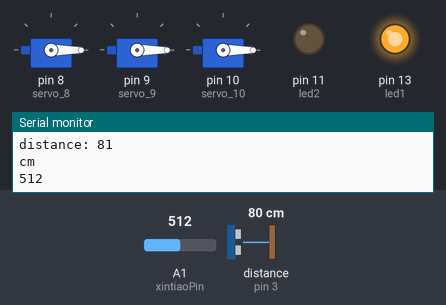
Bench run of a sketch on a simulated Arduino Uno, built with avr-gcc and run on an emulated ATmega328P. Shown: 3 × servo, output pins drawn as LEDs (lit = HIGH), the last lines printed to the serial monitor. The test bench sets the inputs (shaded band); at power-on: distance to the obstacle (sensor on pin 3) 80 cm, A1 (xintiaoPin) = 512. The echo pulse lasts 58.3 µs per cm.

Above: at 1.2 s.
1.3 s: distance to the obstacle (sensor on pin 3) set to 44 cm
4.3 s: distance to the obstacle (sensor on pin 3) set to 40 cm
At 5.4 s:
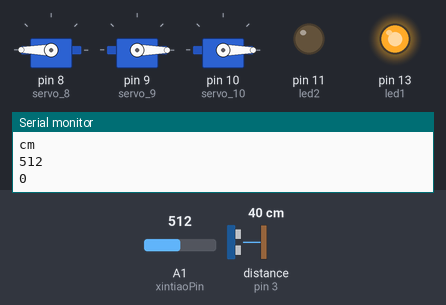
7.3 s: A1 (xintiaoPin) set to 354
10.3 s: A1 (xintiaoPin) set to 329
At 12.6 s:
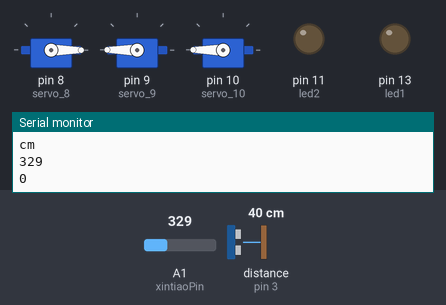
12.9 s: distance to the obstacle (sensor on pin 3) set to 2 cm
At 13.8 s:
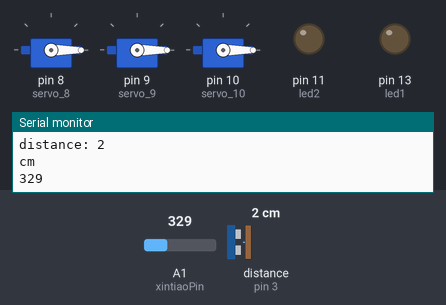
14.5 s: distance to the obstacle (sensor on pin 3) set to 5 cm
At 15.0 s:
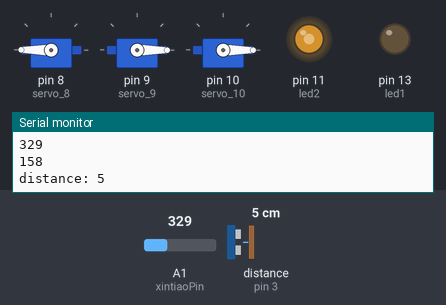
Timing chart, 0 to 18.5 s (numbered marks = the images above; inputs shaded):
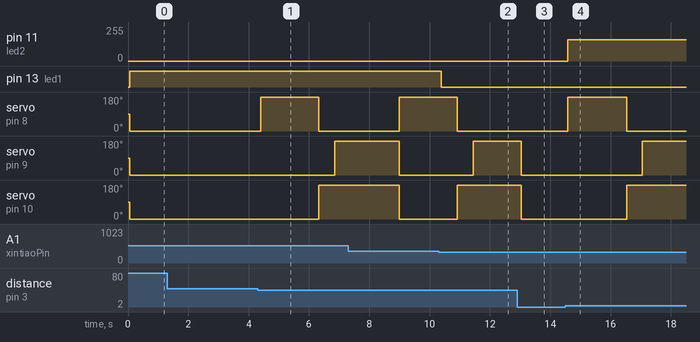

The sketch:

arduino__miilis.ino
```cpp
// Include necessary libraries
#include <Servo.h>                  //for airpump
#include <NewPing.h>                //for distance monitor
#include <PulseSensorPlayground.h>  // Includes the PulseSensorPlayground Library.


// Define pins for air pumps, air valve, LEDs, and ultrasonic sensor
Servo servo_8;
Servo servo_9;
Servo servo_10;

const int led2 = 11;
const int triggerPin = 2;
const int echoPin = 3;

int xintiaoPin = 1;   // heartmonitor input A1
int led1 = 13;        // led1 output
int Threshold = 550;  // Determine which Signal to "count as a beat" and which to ignore.


// Define constants for ultrasonic sensor
const int maxDistance = 200;
NewPing sonar(triggerPin, echoPin, maxDistance);

//defines for smoothing the distance
const int numReadings = 5;

int readings[numReadings];  // the readings from the analog input
int readIndex = 0;          // the index of the current reading
int total = 0;              // the running total
int average = 0;            // the average


// Define variables for timing
unsigned long previousMillis = 0;
unsigned long previousMillis0 = 0;
unsigned long led2previousMillis = 0;
unsigned long led1previousMillis = 0;
const long interval = 4000;         // 4 seconds interval
unsigned long led1Millis = 0;       //timetable for LED1
const long led1Interval = 5;        // 1 second interval for LED light 1
const long led2Interval = 10;       // 0.01 second interval for LED light 2
unsigned long led2Millis = 0;       //timetable for LED2
PulseSensorPlayground pulseSensor;  // Creates an instance of the PulseSensorPlayground object called "pulseSensor"

int val = 0;  // define val

void setup() {
  // Set pin modes
  servo_8.attach(8);
  servo_9.attach(9);
  servo_10.attach(10);
  pinMode(led1, OUTPUT);
  pinMode(led2, OUTPUT);


  // Configure the PulseSensor object, by assigning our variables to it.
  // pulseSensor.analogInput(PulseWire);
  // pulseSensor.blinkOnPulse(led1);  //auto-magically blink Arduino's LED with heartbeat.
  // pulseSensor.setThreshold(Threshold);

  //Configure the PulseSensor object, by assigning our variables to it.


  Serial.begin(9600);  //
}

void loop() {


  unsigned long currentMillis0 = millis();  // to make computer check everything every 0.1 seconds
  if (currentMillis0 - previousMillis0 >= 1)
    ;
  {
    currentMillis0 = previousMillis0;
    // Read distance from ultrasonic sensor all the time
    // The result should be used to turn airpumps on and off
    // and to adjust led2

    int distance = sonar.ping_cm();


    delay(50);
    Serial.print("distance: ");
    Serial.println(sonar.ping_cm());  // Send ping, get distance in cm and print result (0 = outside set distance range)
    Serial.println("cm");

    //for heartmonitor and led

    unsigned long led1currentMillis = millis();
    if (led1currentMillis - led1previousMillis >= 3) {
      int sensorValue = analogRead(xintiaoPin);  //read the number heartmonitor detected
      Serial.println(sensorValue, DEC);          //输出到串口
      if (sensorValue > 346)                     //
      {
        led1previousMillis = led1currentMillis;
        digitalWrite(led1, HIGH);  //
      } else {
        digitalWrite(led1, LOW);
        led1previousMillis = led1currentMillis;
      }
    }


    // Control air pumps and air valve

    // Check if the distance is less than 50 cm and the time elapsed since the
    // last action is greater than or equal to the interval (4 seconds)
    unsigned long currentMillis = millis();
    unsigned long led2currentMillis = millis();

    // Update previousMillis when the condition is met

    // Toggle air pumps and air valve

    if (distance <= 40 && distance > 3) {

      if (led2currentMillis - led2previousMillis >= led2Interval) {
        // save the last time you blinked the LED
        led2currentMillis = led2previousMillis;
        val = map(distance, 0, 40, 180, 0);  // give "distance" to val
        Serial.println(val);                 //shouw val on monitor
        analogWrite(led2, val);              // turn LED on and set its brightness using PWM (maxi=255)
      }

      if (currentMillis - previousMillis <= 2000) {

        servo_8.write(180);
        servo_9.write(0);
        servo_10.write(0);
      }
      if (currentMillis - previousMillis > 2000 && currentMillis - previousMillis <= 2500) {

        servo_8.write(0);
        servo_9.write(0);
        servo_10.write(180);
      }
      if (currentMillis - previousMillis > 2500 && currentMillis - previousMillis <= 4500) {

        servo_8.write(0);
        servo_9.write(180);
        servo_10.write(180);
      }
      if (currentMillis - previousMillis > 4500) {
        previousMillis = currentMillis;
      }
    } else {
      servo_8.write(0);
      servo_9.write(0);
      servo_10.write(0);
      previousMillis = currentMillis;
    }
  }
  delay(50);
}
```

Measured:
- the behaviour switches between 41 and 40 cm on distance to the obstacle (sensor on pin 3) (found by bisection; images 0 and 1)
- the behaviour switches between 347 and 346 on A1 (xintiaoPin) (found by bisection; images 1 and 2)
- the behaviour switches between 3 and 4 cm on distance to the obstacle (sensor on pin 3) (found by bisection; images 3 and 4)
- after the input at 4.3 s, servo on pin 8 (servo_8): 0° → 180° after 0.10 s, → 0° 1.9 s later; servo on pin 9 (servo_9): 0° → 180° after 2.6 s; servo on pin 10 (servo_10): 0° → 180° after 2.0 s
- after the input at 10.3 s, pin 13 (led1): HIGH → LOW after 0.08 s
- after the input at 12.9 s, servo on pin 8 (servo_8): stays 0° (without the input it goes to 180° after 0.69 s); servo on pin 9 (servo_9), servo on pin 10 (servo_10): 180° → 0° after 0.15 s instead of 0.69 s
- after the input at 14.5 s, pin 11 (led2): 0/255 → 158/255 after 0.08 s; servo on pin 8 (servo_8): 0° → 180° after 0.08 s, → 0° 2.0 s later; servo on pin 9 (servo_9): 0° → 180° after 2.5 s; servo on pin 10 (servo_10): 0° → 180° after 2.0 s
